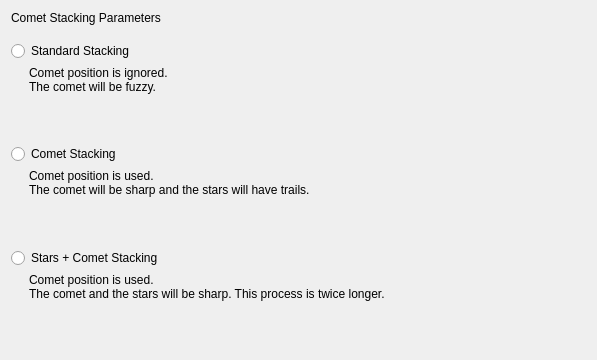
<?xml version="1.0" encoding="UTF-8"?>
<ui version="4.0">
 <class>CometStacking</class>
 <widget class="QWidget" name="CometStacking">
  <property name="geometry">
   <rect>
    <x>0</x>
    <y>0</y>
    <width>597</width>
    <height>360</height>
   </rect>
  </property>
  <property name="windowTitle">
   <string>Comet</string>
  </property>
  <layout class="QVBoxLayout" name="verticalLayout_2">
   <item>
    <widget class="QLabel" name="label">
     <property name="text">
      <string>Comet Stacking Parameters</string>
     </property>
    </widget>
   </item>
   <item>
    <layout class="QHBoxLayout" name="horizontalLayout" stretch="99,1">
     <item>
      <layout class="QVBoxLayout" name="verticalLayout">
       <property name="spacing">
        <number>2</number>
       </property>
       <item>
        <spacer name="verticalSpacer_3">
         <property name="orientation">
          <enum>Qt::Vertical</enum>
         </property>
         <property name="sizeType">
          <enum>QSizePolicy::Fixed</enum>
         </property>
         <property name="sizeHint" stdset="0">
          <size>
           <width>20</width>
           <height>10</height>
          </size>
         </property>
        </spacer>
       </item>
       <item>
        <widget class="QRadioButton" name="radioButton">
         <property name="text">
          <string>Standard Stacking</string>
         </property>
        </widget>
       </item>
       <item>
        <widget class="QLabel" name="label_3">
         <property name="styleSheet">
          <string notr="true">margin-left: 15</string>
         </property>
         <property name="text">
          <string>Comet position is ignored.
The comet will be fuzzy.</string>
         </property>
         <property name="alignment">
          <set>Qt::AlignLeading|Qt::AlignLeft|Qt::AlignTop</set>
         </property>
         <property name="wordWrap">
          <bool>true</bool>
         </property>
        </widget>
       </item>
       <item>
        <spacer name="verticalSpacer">
         <property name="orientation">
          <enum>Qt::Vertical</enum>
         </property>
         <property name="sizeHint" stdset="0">
          <size>
           <width>20</width>
           <height>40</height>
          </size>
         </property>
        </spacer>
       </item>
       <item>
        <widget class="QRadioButton" name="radioButton_2">
         <property name="text">
          <string>Comet Stacking</string>
         </property>
        </widget>
       </item>
       <item>
        <widget class="QLabel" name="label_4">
         <property name="styleSheet">
          <string notr="true">margin-left: 15</string>
         </property>
         <property name="text">
          <string>Comet position is used.
The comet will be sharp and the stars will have trails.</string>
         </property>
         <property name="alignment">
          <set>Qt::AlignLeading|Qt::AlignLeft|Qt::AlignTop</set>
         </property>
         <property name="wordWrap">
          <bool>true</bool>
         </property>
        </widget>
       </item>
       <item>
        <spacer name="verticalSpacer_2">
         <property name="orientation">
          <enum>Qt::Vertical</enum>
         </property>
         <property name="sizeHint" stdset="0">
          <size>
           <width>20</width>
           <height>40</height>
          </size>
         </property>
        </spacer>
       </item>
       <item>
        <widget class="QRadioButton" name="radioButton_3">
         <property name="text">
          <string>Stars + Comet Stacking</string>
         </property>
        </widget>
       </item>
       <item>
        <widget class="QLabel" name="label_5">
         <property name="styleSheet">
          <string notr="true">margin-left: 15</string>
         </property>
         <property name="text">
          <string>Comet position is used.
The comet and the stars will be sharp. This process is twice longer.</string>
         </property>
         <property name="alignment">
          <set>Qt::AlignLeading|Qt::AlignLeft|Qt::AlignTop</set>
         </property>
         <property name="wordWrap">
          <bool>true</bool>
         </property>
         <property name="openExternalLinks">
          <bool>true</bool>
         </property>
        </widget>
       </item>
       <item>
        <spacer name="verticalSpacer_4">
         <property name="orientation">
          <enum>Qt::Vertical</enum>
         </property>
         <property name="sizeHint" stdset="0">
          <size>
           <width>20</width>
           <height>20</height>
          </size>
         </property>
        </spacer>
       </item>
      </layout>
     </item>
     <item>
      <widget class="QLabel" name="label_2">
       <property name="text">
        <string/>
       </property>
       <property name="pixmap">
        <string>:/comet/normal.bmp</string>
       </property>
       <property name="alignment">
        <set>Qt::AlignCenter</set>
       </property>
      </widget>
     </item>
    </layout>
   </item>
  </layout>
 </widget>
 <resources/>
 <connections/>
</ui>
